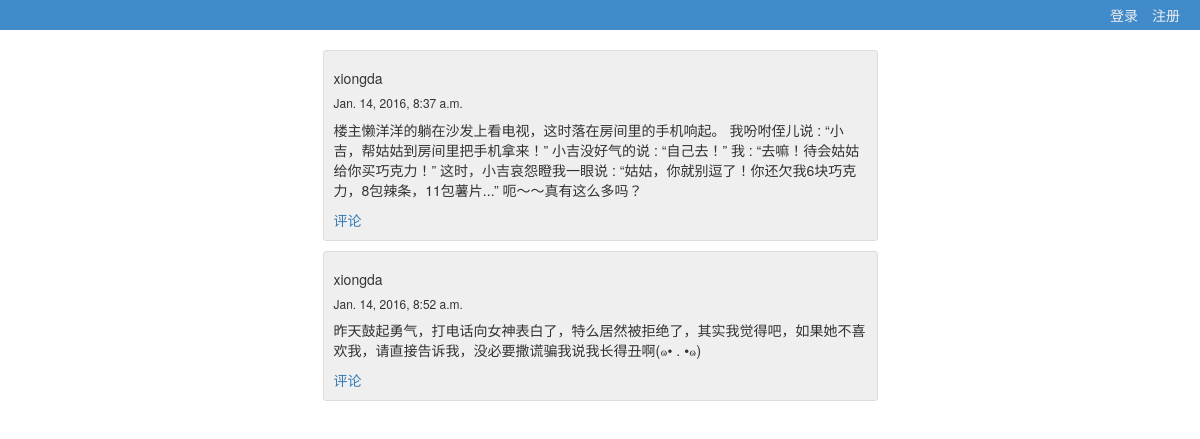
The app's page /index/ with its own data.
### qb/models.py (models this page shows, shortened)
class Story(models.Model):
    user = models.ForeignKey(User)
    context = models.CharField(max_length=500,blank=False,null=False)
    passed = models.BooleanField(default=False)
    checked = models.BooleanField(default=False)
    published_date = models.DateTimeField(default=timezone.now)

### qb/views.py (the view)
# urls.py: url(r'^index/$', index, name='index'),
def index(request):
    stories = Story.objects.all()
    return render(request,"index.html",{'stories':stories})

### qb/templates/index.html (shortened to what this page needs)
{% extends 'base.html' %}
{% block content %}
	<div class="container">
		<div class="row">
            <div class="col-xs-1 col-md-3"> </div>
            <div class="col-xs-10 col-md-6">
				{% for story in stories %}
					{% if story.passed %}
					<div class="qbbox">
						<h5>{{ story.user.username }}</h5>
						<h6>{{ story.published_date }}</h6>
						<p>{{ story.context }}</p>
						<a href="{% url "qb.views.comment" pk=story.pk %}">评论</a>
					</div>
					{% endif %}
				{% endfor %}
			</div>
			<div class="col-xs-1 col-md-3"> </div>
		</div>
	</div>
{% endblock %}

### records on screen
Story: user.username "xiongda", published_date "Jan. 14, 2016, 8:37 a.m.", context "楼主懒洋洋的躺在沙发上看电视，这时落在房间里的手机响起。 我吩咐侄儿说 : “小吉，帮姑姑到房间里把手机拿来！” 小吉没好气的说 : “自己去！” 我 : “去嘛！待会姑姑给你买巧克力！” 这时，小吉哀怨瞪我一眼说 : “姑姑，你就别逗了！你还欠我6块巧克力，8包辣条，11包薯片...” 呃～～真有这么多吗？"
Story: user.username "xiongda", published_date "Jan. 14, 2016, 8:52 a.m.", context "昨天鼓起勇气，打电话向女神表白了，特么居然被拒绝了，其实我觉得吧，如果她不喜欢我，请直接告诉我，没必要撒谎骗我说我长得丑啊(๑• . •๑)"
